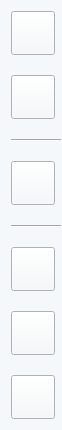
             <widget class="QWidget" name="widget_82" native="true">
              <property name="sizePolicy">
               <sizepolicy hsizetype="Fixed" vsizetype="Preferred">
                <horstretch>0</horstretch>
                <verstretch>0</verstretch>
               </sizepolicy>
              </property>
              <property name="minimumSize">
               <size>
                <width>62</width>
                <height>0</height>
               </size>
              </property>
              <property name="maximumSize">
               <size>
                <width>62</width>
                <height>16777215</height>
               </size>
              </property>
              <property name="baseSize">
               <size>
                <width>0</width>
                <height>881</height>
               </size>
              </property>
              <property name="styleSheet">
               <string notr="true">background-color: rgb(245, 248, 250);</string>
              </property>
              <layout class="QFormLayout" name="formLayout_2">
               <property name="rightMargin">
                <number>0</number>
               </property>
               <item row="0" column="0">
                <layout class="QGridLayout" name="gridLayout_3">
                 <property name="verticalSpacing">
                  <number>20</number>
                 </property>
                 <item row="0" column="0">
                  <widget class="QPushButton" name="OnBehCamPanelButton">
                   <property name="sizePolicy">
                    <sizepolicy hsizetype="Fixed" vsizetype="Fixed">
                     <horstretch>0</horstretch>
                     <verstretch>0</verstretch>
                    </sizepolicy>
                   </property>
                   <property name="minimumSize">
                    <size>
                     <width>44</width>
                     <height>44</height>
                    </size>
                   </property>
                   <property name="maximumSize">
                    <size>
                     <width>44</width>
                     <height>44</height>
                    </size>
                   </property>
                   <property name="font">
                    <font>
                     <family>Arial</family>
                    </font>
                   </property>
                   <property name="styleSheet">
                    <string notr="true">border-image: url(:/sidebar/Asset 6.png);</string>
                   </property>
                   <property name="text">
                    <string/>
                   </property>
                  </widget>
                 </item>
                 <item row="1" column="0">
                  <widget class="QPushButton" name="OnScopeCamPanelButton">
                   <property name="sizePolicy">
                    <sizepolicy hsizetype="Fixed" vsizetype="Fixed">
                     <horstretch>0</horstretch>
                     <verstretch>0</verstretch>
                    </sizepolicy>
                   </property>
                   <property name="minimumSize">
                    <size>
                     <width>44</width>
                     <height>44</height>
                    </size>
                   </property>
                   <property name="maximumSize">
                    <size>
                     <width>44</width>
                     <height>44</height>
                    </size>
                   </property>
                   <property name="font">
                    <font>
                     <family>Arial</family>
                    </font>
                   </property>
                   <property name="styleSheet">
                    <string notr="true">border-image: url(:/sidebar/Asset 8.png);</string>
                   </property>
                   <property name="text">
                    <string/>
                   </property>
                  </widget>
                 </item>
                 <item row="2" column="0">
                  <widget class="Line" name="line_4">
                   <property name="sizePolicy">
                    <sizepolicy hsizetype="Fixed" vsizetype="Fixed">
                     <horstretch>0</horstretch>
                     <verstretch>0</verstretch>
                    </sizepolicy>
                   </property>
                   <property name="minimumSize">
                    <size>
                     <width>50</width>
                     <height>2</height>
                    </size>
                   </property>
                   <property name="maximumSize">
                    <size>
                     <width>50</width>
                     <height>2</height>
                    </size>
                   </property>
                   <property name="orientation">
                    <enum>Qt::Horizontal</enum>
                   </property>
                  </widget>
                 </item>
                 <item row="3" column="0">
                  <widget class="QPushButton" name="OnLeverPanelButton">
                   <property name="sizePolicy">
                    <sizepolicy hsizetype="Fixed" vsizetype="Fixed">
                     <horstretch>0</horstretch>
                     <verstretch>0</verstretch>
                    </sizepolicy>
                   </property>
                   <property name="minimumSize">
                    <size>
                     <width>44</width>
                     <height>44</height>
                    </size>
                   </property>
                   <property name="maximumSize">
                    <size>
                     <width>44</width>
                     <height>44</height>
                    </size>
                   </property>
                   <property name="styleSheet">
                    <string notr="true">border-image: url(:/sidebar/Asset 9.png);</string>
                   </property>
                   <property name="text">
                    <string/>
                   </property>
                  </widget>
                 </item>
                 <item row="4" column="0">
                  <widget class="Line" name="line_5">
                   <property name="sizePolicy">
                    <sizepolicy hsizetype="Fixed" vsizetype="Fixed">
                     <horstretch>0</horstretch>
                     <verstretch>0</verstretch>
                    </sizepolicy>
                   </property>
                   <property name="minimumSize">
                    <size>
                     <width>50</width>
                     <height>2</height>
                    </size>
                   </property>
                   <property name="maximumSize">
                    <size>
                     <width>50</width>
                     <height>2</height>
                    </size>
                   </property>
                   <property name="orientation">
                    <enum>Qt::Horizontal</enum>
                   </property>
                  </widget>
                 </item>
                 <item row="5" column="0">
                  <widget class="QPushButton" name="OnLayoutOneButton">
                   <property name="sizePolicy">
                    <sizepolicy hsizetype="Fixed" vsizetype="Fixed">
                     <horstretch>0</horstretch>
                     <verstretch>0</verstretch>
                    </sizepolicy>
                   </property>
                   <property name="minimumSize">
                    <size>
                     <width>44</width>
                     <height>44</height>
                    </size>
                   </property>
                   <property name="maximumSize">
                    <size>
                     <width>44</width>
                     <height>44</height>
                    </size>
                   </property>
                   <property name="styleSheet">
                    <string notr="true">border-image: url(:/sidebar/Asset 10.png);</string>
                   </property>
                   <property name="text">
                    <string/>
                   </property>
                  </widget>
                 </item>
                 <item row="6" column="0">
                  <widget class="QPushButton" name="OnLayoutTwoButton">
                   <property name="sizePolicy">
                    <sizepolicy hsizetype="Fixed" vsizetype="Fixed">
                     <horstretch>0</horstretch>
                     <verstretch>0</verstretch>
                    </sizepolicy>
                   </property>
                   <property name="minimumSize">
                    <size>
                     <width>44</width>
                     <height>44</height>
                    </size>
                   </property>
                   <property name="maximumSize">
                    <size>
                     <width>44</width>
                     <height>44</height>
                    </size>
                   </property>
                   <property name="styleSheet">
                    <string notr="true">border-image: url(:/sidebar/Asset 11.png);</string>
                   </property>
                   <property name="text">
                    <string/>
                   </property>
                  </widget>
                 </item>
                 <item row="7" column="0">
                  <widget class="QPushButton" name="OnLayoutThreeButton">
                   <property name="sizePolicy">
                    <sizepolicy hsizetype="Fixed" vsizetype="Fixed">
                     <horstretch>0</horstretch>
                     <verstretch>0</verstretch>
                    </sizepolicy>
                   </property>
                   <property name="minimumSize">
                    <size>
                     <width>44</width>
                     <height>44</height>
                    </size>
                   </property>
                   <property name="maximumSize">
                    <size>
                     <width>44</width>
                     <height>44</height>
                    </size>
                   </property>
                   <property name="styleSheet">
                    <string notr="true">border-image: url(:/sidebar/Asset 12.png);</string>
                   </property>
                   <property name="text">
                    <string/>
                   </property>
                  </widget>
                 </item>
                </layout>
               </item>
              </layout>
             </widget>
